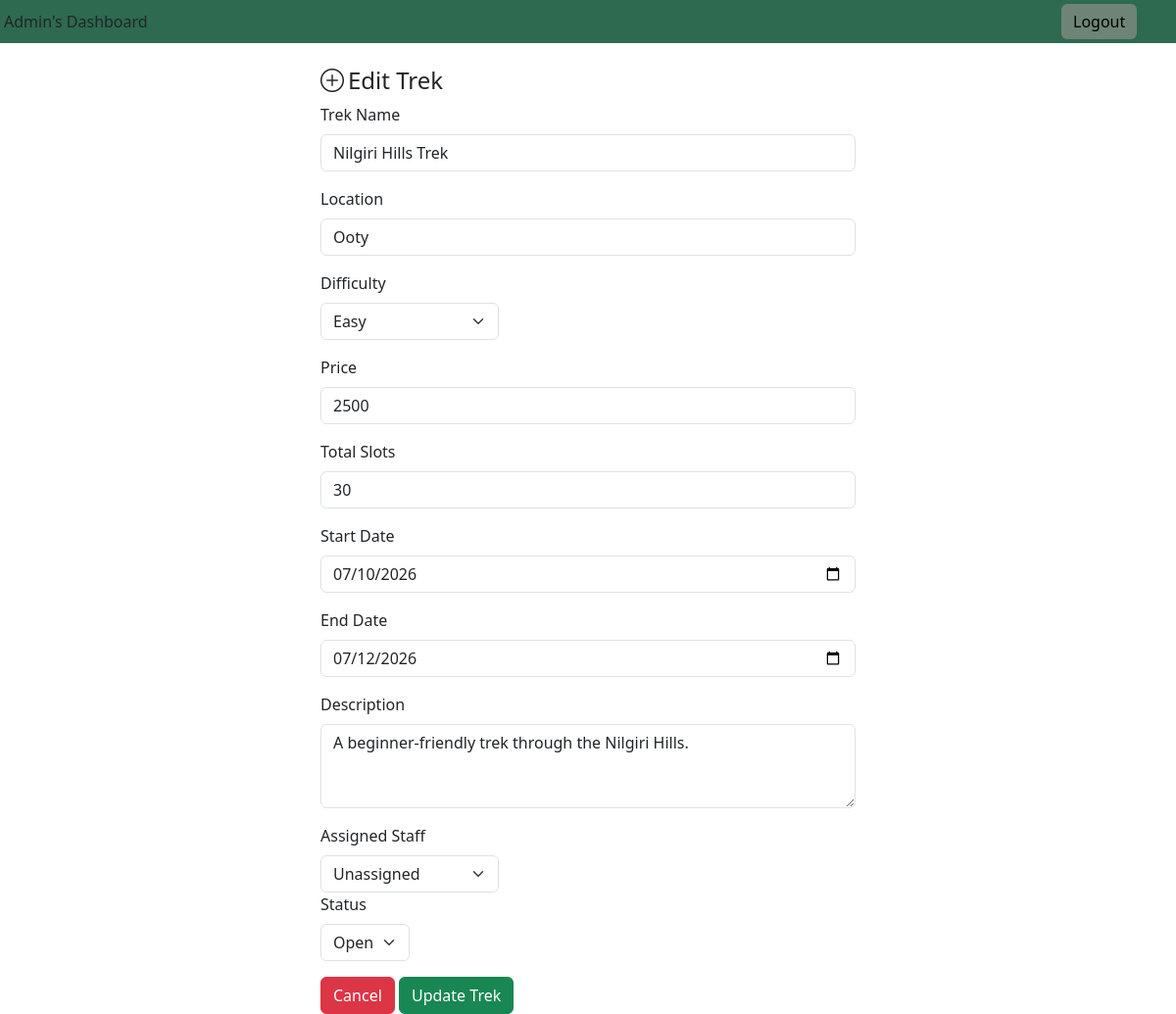
The app's page /admin/edit_trek/1 with its own data.
### models.py (models this page shows)
class Trek(db.Model):
    Trek_Id=db.Column(db.Integer,primary_key=True,nullable=False)
    Trek_Name=db.Column(db.String(100),nullable=False)
    Location=db.Column(db.String(100),nullable=False)
    Duration=db.Column(db.Integer,nullable=False)
    Difficulty=db.Column(db.String(100),nullable=False)
    Price=db.Column(db.Integer,nullable=False)
    Total_Slots=db.Column(db.Integer,nullable=False)
    Staff_Id=db.Column(db.Integer,db.ForeignKey('user.Id'),nullable=True)
    Status=db.Column(db.String(100),nullable=False)
    Start_Date=db.Column(db.Date,nullable=False)
    End_Date=db.Column(db.Date,nullable=False)
    Description=db.Column(db.Text,nullable=False)
    bookings=db.relationship('Book',backref='trek')
    Available_Staff=db.Column(db.Integer,nullable=False)
    staff = db.relationship('User', foreign_keys=[Staff_Id])

### routes.py (the view, shortened to what this page needs)
@app.route('/admin/edit_trek/<int:trek_id>')
@app.route("/add_trek/",methods=['GET','POST'])
def add_trek(trek_id=None):
    staffs=User.query.filter_by(Role='Staff').all()
    trek=Trek.query.filter_by(Trek_Id=trek_id).first()
    return render_template('add_Trek.html',staffs=staffs,trek=trek)

### Templates/add_trek.html (shortened to what this page needs)
<!DOCTYPE html>
<html>
    <head>
        <link href="https://cdn.jsdelivr.net/npm/bootstrap@5.3.7/dist/css/bootstrap.min.css" rel="stylesheet">
        <link rel="stylesheet" href="https://cdn.jsdelivr.net/npm/bootstrap-icons@1.11.3/font/bootstrap-icons.min.css">
    </head>
    <body>
        <div class="header 	--bs-success-bg-subtle">
        <div style="background-color:#2d6a4f;padding-right:40px;" class="d-flex justify-content-between align-items-center p-1">
            Admin's Dashboard
            <button type="button" style=" color: black  ;background-color: #d5b1b162;float: right;border: none;margin-right: 3%;" class="btn btn-secondary">Logout</button>
        </div>
    </div>
    <div class="container">
    <div class="row justify-content-center">
    <div class="col-6  ">
        <br>
        <h4><i class="bi bi-plus-circle me-1"></i>{{'Edit Trek' if trek else "Add Trek"}}</h4>
    <form  method="POST">
        <div class="mb-3">
        <label class="form-label">Trek Name</label>
        <input class="form-control" name="trek_name" type="text" value="{{trek.Trek_Name if trek else ''}}" aria-label="default input example">
        </div>
        <div class="mb-3">
        <label class="form-label">Location</label>
        <input class="form-control" name="location" type="text" value="{{trek.Location if trek else ''}}" aria-label="default input example">
        </div>
        <div class="col-md-4 mb-3">
            <label class="form-label">Difficulty</label>
            <select name="difficulty" class="form-select">
                {% set current_difficulty = trek.Difficulty if trek else 'Easy' %}
                <option value="Easy" {% if current_difficulty == 'Easy' %}selected{% endif %}>Easy</option>
            </select>
        </div>
        <div class="mb-3">
        <label class="form-label">Price</label>
        <input class="form-control" name="price"   type="number" min="0" value="{{trek.Price if trek else ''}}" aria-label="default input example">
        </div>
        <div class="mb-3">
        <label class="form-label">Total Slots</label>
        <input class="form-control" name="total_slots" value="{{trek.Total_Slots if trek else ''}}"  type="number" min="1" aria-label="default input example">
        </div>
        <div class="mb-3">
        <label class="form-label">Start Date
        </label>
        <input class="form-control" type="date" name="start_date" value="{{trek.Start_Date.isoformat() if trek and trek.Start_Date else ''}}" aria-label="default input example">
        </div>
        <div class="mb-3">
        <label class="form-label">End Date</label>
        <input class="form-control" name="end_date" type="date" value="{{trek.End_Date.isoformat() if trek and trek.End_Date else ''}}" aria-label="default input example">
        </div>
        <div class="mb-3">
        <label for="exampleFormControlTextarea1" class="form-label">Description</label>
        <textarea class="form-control" name="description" id="exampleFormControlTextarea1" rows="3">{{trek.Description if trek else ''}}</textarea>
        </div>
        <label class="form-label">Assigned Staff<br></label>
        <div class="col-md-4 mb-3">
        <select name="staff_id" class="form-select">
    <option value="">Unassigned</option>
</select>
        {% if trek %}
                <div class="col-md-6 mb-3">
                    <label class="form-label">Status</label>
                    <select name="status" class="form-select">
                        {% set st = trek.Status if trek else 'Pending' %}
                        {% for s in ['Pending', 'Approved', 'Open', 'Closed', 'Completed'] %}
                        <option value="{{ s }}" {% if st == s %}selected{% endif %}>{{ s }}</option>
                        {% endfor %}
                    </select>
                </div>
                {% endif %}
        </div>
        <a href="{{ url_for('admin') }}" class="btn btn-danger">Cancel</a>
        <button type="submit" class="btn btn-success">
        {{ "Update Trek" if trek else "Save Trek" }}
    </button>
        </form>
        </div>
        </div>
        </div>
    </body>
</html>

### records on screen
Trek: trek_name "Nilgiri Hills Trek", location "Ooty", difficulty "Easy", price "2500", total_slots "30", start_date "07/10/2026", end_date "07/12/2026", description "A beginner-friendly trek through the Nilgiri Hills.", status "Open"

### other values on screen
{{ 'Edit Trek' if trek else "Add Trek" }} "Edit Trek"
{{ "Update Trek" if trek else "Save Trek" }} "Update Trek"
